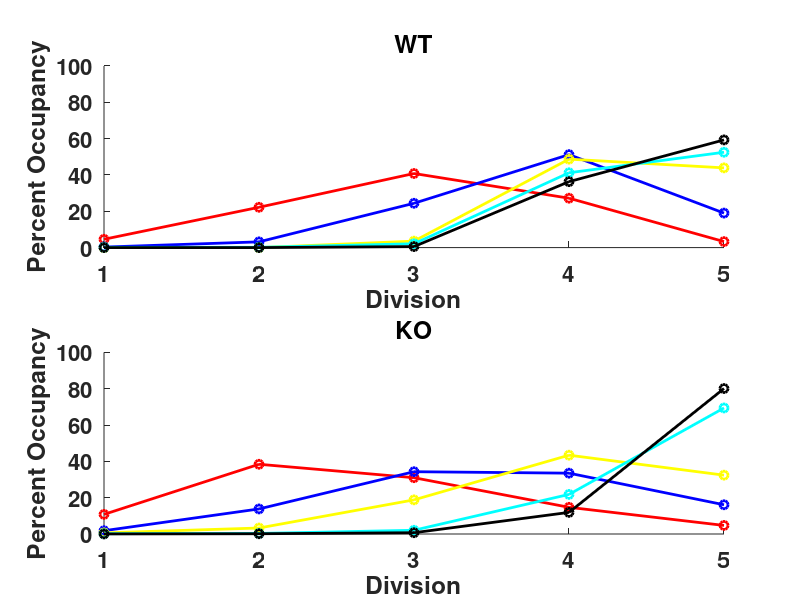
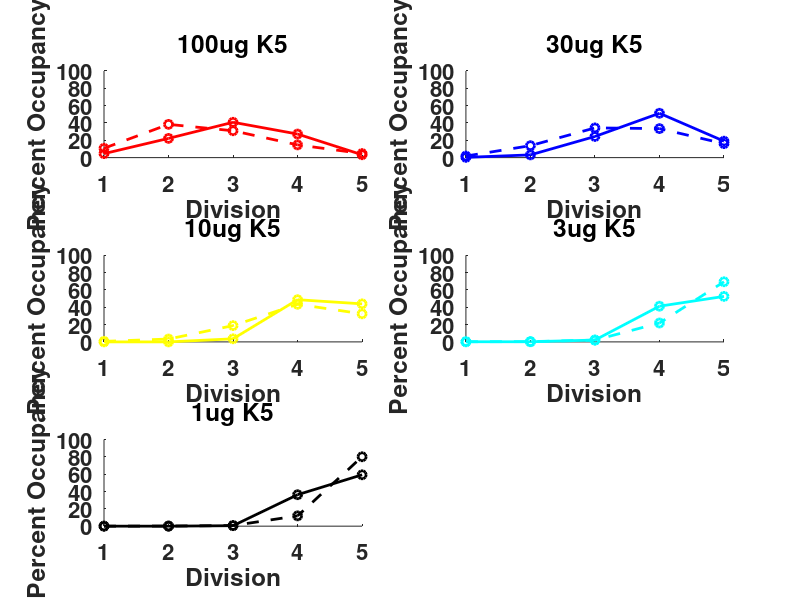

Write MATLAB code to recreate these figures, in order.
WT_frequency=[4.58	22.2	40.8	27.2	3.3
0.288	3.16	24.4	51.2	19
0	0	3.56	48.7	43.9
0.159	0.159	2.12	41.2	52.5
0	0	0.554	36.3	59.3];

WT_100=WT_frequency(1,:);
WT_30=WT_frequency(2,:);
WT_10=WT_frequency(3,:);
WT_3=WT_frequency(4,:);
WT_1=WT_frequency(5,:);

KO_frequency=[10.8	38.4	31	14.7	4.72
1.81	13.8	34.3	33.5	16.1
0.621	3.3	18.8	43.4	32.4
0.175	0.319	2.06	21.8	69.4
0.0314	0.141	0.707	11.9	80.1];

KO_100=KO_frequency(1,:);
KO_30=KO_frequency(2,:);
KO_10=KO_frequency(3,:);
KO_3=KO_frequency(4,:);
KO_1=KO_frequency(5,:);

Peak=[1 2 3 4 5];

figure()
subplot(2,1,1)
hold on
plot(Peak, WT_100, '-ro', 'linewidth', 2)
plot(Peak, WT_30, '-bo', 'linewidth', 2)
plot(Peak, WT_10, '-yo', 'linewidth', 2)
plot(Peak, WT_3, '-co', 'linewidth', 2)
plot(Peak, WT_1, '-ko', 'linewidth', 2)
set(gcf, 'color', 'w')
set(gca, 'Fontweight', 'bold', 'Fontsize', 16, 'ylim', [0, 100])
xlabel('Division')
ylabel('Percent Occupancy')
title('WT')
subplot(2,1,2)
hold on
plot(Peak, KO_100, '-ro', 'linewidth', 2)
plot(Peak, KO_30, '-bo', 'linewidth', 2)
plot(Peak, KO_10, '-yo', 'linewidth', 2)
plot(Peak, KO_3, '-co', 'linewidth', 2)
plot(Peak, KO_1, '-ko', 'linewidth', 2)
set(gcf, 'color', 'w')
set(gca, 'Fontweight', 'bold', 'Fontsize', 16, 'ylim', [0, 100])
xlabel('Division')
ylabel('Percent Occupancy')
title('KO')

figure()
subplot(3,2,1)
hold on
plot(Peak, WT_100, '-ro', 'linewidth', 2)
plot(Peak, KO_100, '--ro', 'linewidth', 2)
set(gcf, 'color', 'w')
set(gca, 'Fontweight', 'bold', 'Fontsize', 16, 'ylim', [0, 100])
xlabel('Division')
ylabel('Percent Occupancy')
title('100ug K5')
subplot(3,2,2)
hold on
plot(Peak, WT_30, '-bo', 'linewidth', 2)
plot(Peak, KO_30, '--bo', 'linewidth', 2)
set(gcf, 'color', 'w')
set(gca, 'Fontweight', 'bold', 'Fontsize', 16, 'ylim', [0, 100])
xlabel('Division')
ylabel('Percent Occupancy')
title('30ug K5')
subplot(3,2,3)
hold on
plot(Peak, WT_10, '-yo', 'linewidth', 2)
plot(Peak, KO_10, '--yo', 'linewidth', 2)
set(gcf, 'color', 'w')
set(gca, 'Fontweight', 'bold', 'Fontsize', 16, 'ylim', [0, 100])
xlabel('Division')
ylabel('Percent Occupancy')
title('10ug K5')
subplot(3,2,4)
hold on
plot(Peak, WT_3, '-co', 'linewidth', 2)
plot(Peak, KO_3, '--co', 'linewidth', 2)
set(gcf, 'color', 'w')
set(gca, 'Fontweight', 'bold', 'Fontsize', 16, 'ylim', [0, 100])
xlabel('Division')
ylabel('Percent Occupancy')
title('3ug K5')
subplot(3,2,5)
hold on
plot(Peak, WT_1, '-ko', 'linewidth', 2)
plot(Peak, KO_1, '--ko', 'linewidth', 2)
set(gcf, 'color', 'w')
set(gca, 'Fontweight', 'bold', 'Fontsize', 16, 'ylim', [0, 100])
xlabel('Division')
ylabel('Percent Occupancy')
title('1ug K5')





